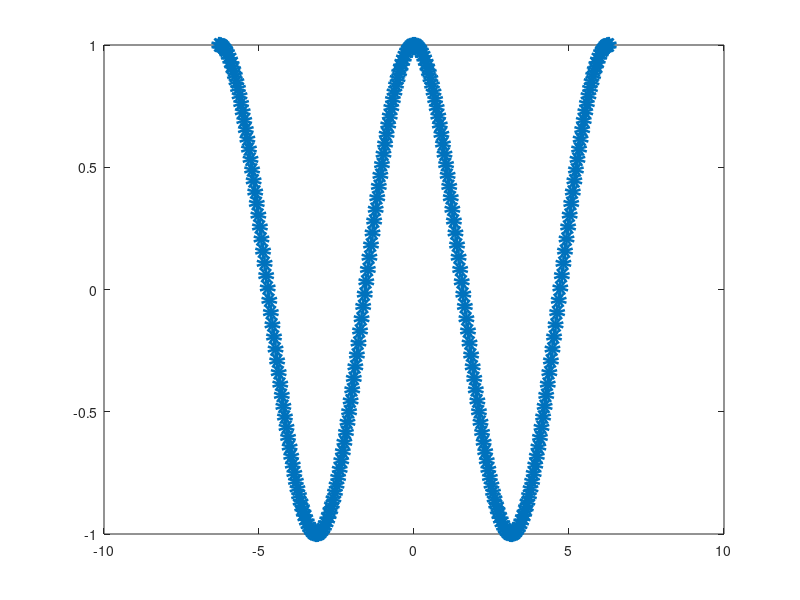

The MATLAB source for this figure: (Note: this script raises an error after producing the figure.)
function fit_Polynomial_Series()
%creates data
N = 250;
xData = linspace(-2*pi,2*pi,N);
yData = cos(xData)';

%fills vector
for i=1:N
    %puts data into x and y vectors
    x = xData(i);
    y = yData(i);
    
    %matrix
    A(i,:) = [1 x x^2 x^3 x^4 x^5 x^6 x^7 x^8 x^9 x^10 x^11 x^12];
    B(i,:) = y; 
end

%computes inverse of matrix and beta
inverse = (inv(A'*A))*A';
beta = inverse*B;

for i=1:N
    %sets matrix equal to new beta values
    x = xData(i);
    f(i,1) = beta(1) + beta(2)*x + beta(3)*x^2 + beta(4)*x^3 + beta(5)*x^4 + beta(6)*x^5 + beta(7)*x^6 + beta(8)*x^7 + beta(9)*x^8 + beta(10)*x^9 + beta(11)*x^10 + beta(12)*x^11 + beta(13)*x^13;
end

%plots data
figure;
plot(xData,yData,'o','linewidth',6);
hold on;
plot(xData,f,'R','linewidth',4);
legend('Data','Best Poly Fit');

%calculates residual
Res = B - A*beta;
l2 = sqrt(Res'*Res)
beta

% When N = 10, the residual is 2.7677. When N = 50, the residual is
% 0.000515. When N = 250, the residual is 0.0011. It seems as though a
% smaller N leads to a larger residual.
% Previously, I have seen cos(x) written as a polynomial in a Taylor Series
% expansion. The coefficients were (-1)^n * 1/(2n)!
% When N = 250, every other coefficient is 0, and the remaining
% coefficients alternate between positive and negative. They appear to be
% following the same pattern as the Taylor Series expansion.